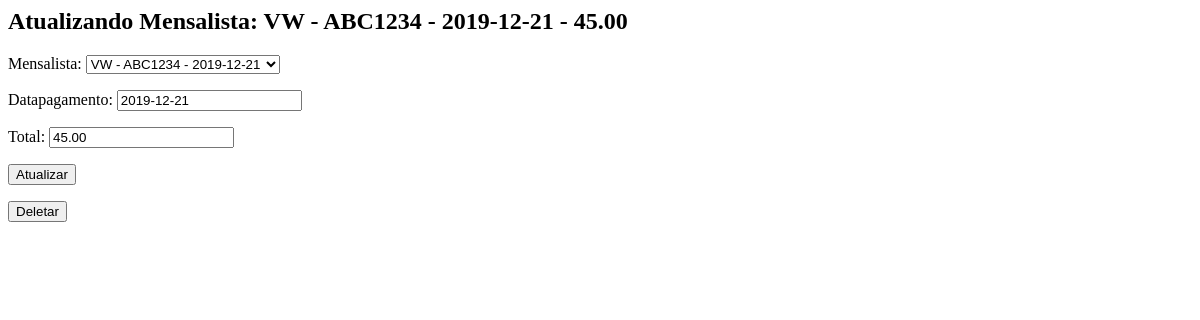
The page /core/update-mov-mensalistas/1/ on the database as committed earlier.
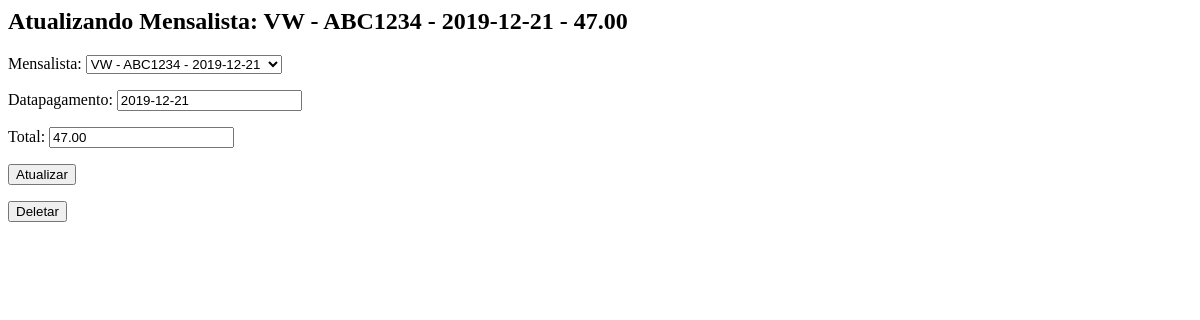
The same page on the database as committed later.
### core/models.py (models this page shows, shortened)
class MovMensalista(models.Model):
    mensalista = models.ForeignKey(Mensalista, on_delete=models.CASCADE)
    datapagamento = models.DateField()
    total = models.DecimalField(max_digits=5, decimal_places=2)
    def __str__(self):
        return str(self.mensalista) + ' - ' + str(self.total)

class Mensalista(models.Model):
    veiculo = models.ForeignKey(Veiculo, on_delete=models.CASCADE)
    inicio = models.DateField()
    valor_mes = models.DecimalField(max_digits=5, decimal_places=2)
    def __str__(self):
        return str(self.veiculo) + ' - ' + str(self.inicio)

class Veiculo(models.Model):
    marca = models.ForeignKey(Marca, on_delete=models.CASCADE)
    placa = models.CharField(max_length=7)
    cor = models.CharField(max_length=15)
    proprietario = models.ForeignKey(Pessoa, on_delete=models.CASCADE)
    modelo = models.CharField(max_length=50)
    observacoes = models.TextField()
    def __str__(self):
        return self.marca.nomemarca + ' - ' + self.placa

class Marca(models.Model):
   nomemarca = models.CharField(max_length=50)

### core/views.py (the view)
# urls.py: url(r'^update-mov-mensalistas/(?P<id>\d+)/$', update_mov_mensalistas, name='core_update_mov_mensalistas'),
def update_mov_mensalistas(request, id):
    mm_data = {}
    movmensalistas = MovMensalista.objects.get(id=id)
    mm_form = MovMensalForm(request.POST or None, instance=movmensalistas)
    mm_data['movmensalistas'] = movmensalistas
    mm_data['mm_form'] = mm_form
    if request.method == 'POST':
        if mm_form.is_valid():
            mm_form.save()
            return redirect('core_lista_mov_mensalistas')
    else:
        return render(request, 'core/update_mov_mensalistas.html', mm_data)

### core/forms.py
class MovMensalForm(ModelForm):
    class Meta:
        model = MovMensalista
        fields = '__all__'

### core/templates/core/update_mov_mensalistas.html (shortened to what this page needs)
<h2>Atualizando Mensalista: {{ movmensalistas }}</h2>
<form action="{% url 'core_update_mov_mensalistas' movmensalistas.id %}" method="POST">
    {{ mm_form.as_p }}
    <button type="submit">Atualizar</button>
</form>
<a href="{% url 'core_delete_mov_mensalistas' movmensalistas.id %}" ><button> Deletar </button></a>

Rows that differ between the two databases and show on the page:
changed MovMensalista: mensalista+total "VW - ABC1234 - 2019-12-21 - 45.00" → "VW - ABC1234 - 2019-12-21 - 47.00"
Other text that changed with them:
form field total: "45.00" → "47.00"
